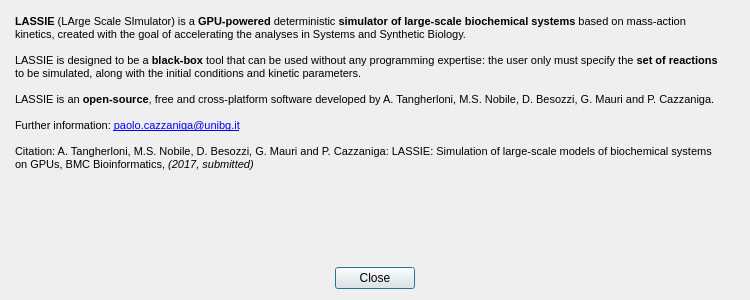
<?xml version="1.0" encoding="UTF-8"?>
<ui version="4.0">
 <class>Dialog</class>
 <widget class="QDialog" name="Dialog">
  <property name="geometry">
   <rect>
    <x>0</x>
    <y>0</y>
    <width>750</width>
    <height>300</height>
   </rect>
  </property>
  <property name="sizePolicy">
   <sizepolicy hsizetype="Fixed" vsizetype="Fixed">
    <horstretch>0</horstretch>
    <verstretch>0</verstretch>
   </sizepolicy>
  </property>
  <property name="minimumSize">
   <size>
    <width>750</width>
    <height>300</height>
   </size>
  </property>
  <property name="maximumSize">
   <size>
    <width>750</width>
    <height>300</height>
   </size>
  </property>
  <property name="windowTitle">
   <string>About LASSIE</string>
  </property>
  <property name="windowIcon">
   <iconset>
    <normalon>:/logo/lassie-icon.png</normalon>
   </iconset>
  </property>
  <layout class="QHBoxLayout" name="horizontalLayout">
   <property name="sizeConstraint">
    <enum>QLayout::SetDefaultConstraint</enum>
   </property>
   <item>
    <layout class="QVBoxLayout" name="verticalLayout">
     <item>
      <layout class="QHBoxLayout" name="horizontalLayout_2">
       <item>
        <widget class="QTextEdit" name="textEdit">
         <property name="font">
          <font>
           <pointsize>10</pointsize>
          </font>
         </property>
         <property name="autoFillBackground">
          <bool>false</bool>
         </property>
         <property name="styleSheet">
          <string notr="true">* {
background-color: transparent;
}</string>
         </property>
         <property name="frameShape">
          <enum>QFrame::NoFrame</enum>
         </property>
         <property name="verticalScrollBarPolicy">
          <enum>Qt::ScrollBarAlwaysOff</enum>
         </property>
         <property name="horizontalScrollBarPolicy">
          <enum>Qt::ScrollBarAlwaysOff</enum>
         </property>
         <property name="html">
          <string>&lt;!DOCTYPE HTML PUBLIC &quot;-//W3C//DTD HTML 4.0//EN&quot; &quot;http://www.w3.org/TR/REC-html40/strict.dtd&quot;&gt;
&lt;html&gt;&lt;head&gt;&lt;meta name=&quot;qrichtext&quot; content=&quot;1&quot; /&gt;&lt;style type=&quot;text/css&quot;&gt;
p, li { white-space: pre-wrap; }
&lt;/style&gt;&lt;/head&gt;&lt;body style=&quot; font-family:'MS Shell Dlg 2'; font-size:10pt; font-weight:400; font-style:normal;&quot;&gt;
&lt;p style=&quot; margin-top:0px; margin-bottom:0px; margin-left:0px; margin-right:0px; -qt-block-indent:0; text-indent:0px;&quot;&gt;&lt;span style=&quot; font-size:8pt; font-weight:600;&quot;&gt;LASSIE &lt;/span&gt;&lt;span style=&quot; font-size:8pt;&quot;&gt;(LArge Scale SImulator) is a &lt;/span&gt;&lt;span style=&quot; font-size:8pt; font-weight:600;&quot;&gt;GPU-powered&lt;/span&gt;&lt;span style=&quot; font-size:8pt;&quot;&gt; deterministic &lt;/span&gt;&lt;span style=&quot; font-size:8pt; font-weight:600;&quot;&gt;simulator of large-scale biochemical systems &lt;/span&gt;&lt;span style=&quot; font-size:8pt;&quot;&gt;based on mass-action kinetics, created with the goal of accelerating the analyses in Systems and Synthetic Biology.&lt;/span&gt;&lt;/p&gt;
&lt;p style=&quot;-qt-paragraph-type:empty; margin-top:0px; margin-bottom:0px; margin-left:0px; margin-right:0px; -qt-block-indent:0; text-indent:0px; font-size:8pt;&quot;&gt;&lt;br /&gt;&lt;/p&gt;
&lt;p style=&quot; margin-top:0px; margin-bottom:0px; margin-left:0px; margin-right:0px; -qt-block-indent:0; text-indent:0px;&quot;&gt;&lt;span style=&quot; font-size:8pt;&quot;&gt;LASSIE is designed to be a &lt;/span&gt;&lt;span style=&quot; font-size:8pt; font-weight:600;&quot;&gt;black-box &lt;/span&gt;&lt;span style=&quot; font-size:8pt;&quot;&gt;tool that can be used without any programming expertise: the user only must specify the &lt;/span&gt;&lt;span style=&quot; font-size:8pt; font-weight:600;&quot;&gt;set of reactions &lt;/span&gt;&lt;span style=&quot; font-size:8pt;&quot;&gt;to be simulated, along with the initial conditions and kinetic parameters.&lt;/span&gt;&lt;/p&gt;
&lt;p style=&quot;-qt-paragraph-type:empty; margin-top:0px; margin-bottom:0px; margin-left:0px; margin-right:0px; -qt-block-indent:0; text-indent:0px; font-size:8pt;&quot;&gt;&lt;br /&gt;&lt;/p&gt;
&lt;p style=&quot; margin-top:0px; margin-bottom:0px; margin-left:0px; margin-right:0px; -qt-block-indent:0; text-indent:0px;&quot;&gt;&lt;span style=&quot; font-size:8pt;&quot;&gt;LASSIE is an &lt;/span&gt;&lt;span style=&quot; font-size:8pt; font-weight:600;&quot;&gt;open-source&lt;/span&gt;&lt;span style=&quot; font-size:8pt;&quot;&gt;, free and cross-platform software developed by A. Tangherloni, M.S. Nobile, D. Besozzi, G. Mauri and P. Cazzaniga.&lt;/span&gt;&lt;/p&gt;
&lt;p style=&quot;-qt-paragraph-type:empty; margin-top:0px; margin-bottom:0px; margin-left:0px; margin-right:0px; -qt-block-indent:0; text-indent:0px; font-size:8pt;&quot;&gt;&lt;br /&gt;&lt;/p&gt;
&lt;p style=&quot; margin-top:0px; margin-bottom:0px; margin-left:0px; margin-right:0px; -qt-block-indent:0; text-indent:0px;&quot;&gt;&lt;span style=&quot; font-size:8pt;&quot;&gt;Further information: &lt;/span&gt;&lt;a href=&quot;mailto:paolo.cazzaniga@unibg.it&quot;&gt;&lt;span style=&quot; font-size:8pt; text-decoration: underline; color:#0000ff;&quot;&gt;paolo.cazzaniga@unibg.it&lt;/span&gt;&lt;/a&gt;&lt;/p&gt;
&lt;p style=&quot;-qt-paragraph-type:empty; margin-top:0px; margin-bottom:0px; margin-left:0px; margin-right:0px; -qt-block-indent:0; text-indent:0px; font-size:8pt; text-decoration: underline; color:#0000ff;&quot;&gt;&lt;br /&gt;&lt;/p&gt;
&lt;p style=&quot; margin-top:0px; margin-bottom:0px; margin-left:0px; margin-right:0px; -qt-block-indent:0; text-indent:0px;&quot;&gt;&lt;span style=&quot; font-size:8pt;&quot;&gt;Citation: A. Tangherloni, M.S. Nobile, D. Besozzi, G. Mauri and P. Cazzaniga: LASSIE: Simulation of large-scale models of biochemical systems on GPUs, BMC Bioinformatics, &lt;/span&gt;&lt;span style=&quot; font-size:8pt; font-style:italic;&quot;&gt;(2017, submitted)&lt;/span&gt;&lt;/p&gt;&lt;/body&gt;&lt;/html&gt;</string>
         </property>
        </widget>
       </item>
       <item>
        <widget class="QLabel" name="label">
         <property name="text">
          <string/>
         </property>
         <property name="pixmap">
          <pixmap resource="lassie-resources.qrc">:/logo/Logo Lassie.png</pixmap>
         </property>
        </widget>
       </item>
      </layout>
     </item>
     <item>
      <layout class="QHBoxLayout" name="horizontalLayout_3">
       <item>
        <spacer name="horizontalSpacer">
         <property name="orientation">
          <enum>Qt::Horizontal</enum>
         </property>
         <property name="sizeHint" stdset="0">
          <size>
           <width>40</width>
           <height>20</height>
          </size>
         </property>
        </spacer>
       </item>
       <item>
        <widget class="QPushButton" name="pushButton">
         <property name="text">
          <string>Close</string>
         </property>
        </widget>
       </item>
       <item>
        <spacer name="horizontalSpacer_2">
         <property name="orientation">
          <enum>Qt::Horizontal</enum>
         </property>
         <property name="sizeHint" stdset="0">
          <size>
           <width>40</width>
           <height>20</height>
          </size>
         </property>
        </spacer>
       </item>
      </layout>
     </item>
    </layout>
   </item>
  </layout>
 </widget>
 <resources>
  <include location="lassie-resources.qrc"/>
 </resources>
 <connections>
  <connection>
   <sender>pushButton</sender>
   <signal>clicked()</signal>
   <receiver>Dialog</receiver>
   <slot>close()</slot>
   <hints>
    <hint type="sourcelabel">
     <x>342</x>
     <y>277</y>
    </hint>
    <hint type="destinationlabel">
     <x>341</x>
     <y>149</y>
    </hint>
   </hints>
  </connection>
 </connections>
</ui>
